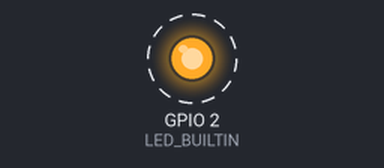
Simulated run of this sketch. Board: ESP32. Parts: output pins drawn as LEDs (lit = HIGH). Dashed ring = blinking. What the sketch prints to the serial monitor is not drawn.

Above: at 0.5 s.
Timing chart, 0 to 4.6 s (numbered marks = the images above):
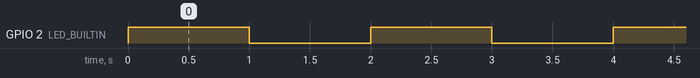

Measured:
- by itself, GPIO 2 (LED_BUILTIN): alternates HIGH for 1.0 s and LOW for 1.0 s

The sketch:

LolinS3_get_MacAddress.ino
```cpp
// (licence header left out)
#include <WiFi.h>
#include <esp_wifi.h>

uint8_t baseMac[6];
bool gotMac = false;

void dispMacAddress() {
  Serial.printf("%02x:%02x:%02x:%02x:%02x:%02x\n",
      baseMac[0], baseMac[1], baseMac[2],
      baseMac[3], baseMac[4], baseMac[5]);
}

void readMacAddress(){
  // uint8_t baseMac[6];
  esp_err_t ret = esp_wifi_get_mac(WIFI_IF_STA, baseMac);
  if (ret == ESP_OK) {
    gotMac = true;
    dispMacAddress();
  } else {
    Serial.println("Failed to read MAC address");
  }
}

void setup(){
  pinMode(LED_BUILTIN, OUTPUT);
  Serial.begin(115200);

  WiFi.mode(WIFI_STA);
  WiFi.STA.begin();

  Serial.print("[DEFAULT] ESP32 Board MAC Address: ");
  readMacAddress();
  Serial.printf("gotMac = %d\n", gotMac);
}

void loop(){
  digitalWrite(LED_BUILTIN, HIGH);  // turn the LED on (HIGH is the voltage level)
  delay(1000);                      // wait for a second
  if (gotMac)
    dispMacAddress();
  digitalWrite(LED_BUILTIN, LOW);   // turn the LED off by making the voltage LOW
  delay(1000);
}
```
